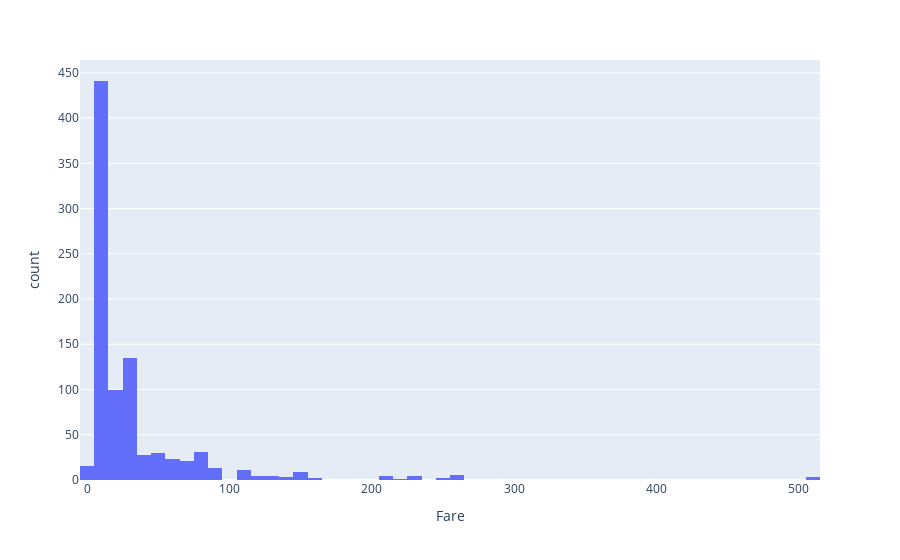

This figure's notebook cell:
### Code cell
import plotly.express as px
fig = px.histogram(train, x="Fare")
fig.show()

### Figure 1 — Plotly figure (JSON) as saved in the notebook; plotly's stock layout.template omitted (floating-point values rounded to 4 significant figures; data arrays with more than 128 entries replaced by an {"elided": "..."} marker saying what was removed)
{"data": [{"alignmentgroup": "True", "bingroup": "x", "hovertemplate": "Fare=%{x}<br>count=%{y}<extra></extra>", "legendgroup": "", "marker": {"color": "#636efa"}, "name": "", "offsetgroup": "", "orientation": "v", "showlegend": false, "type": "histogram", "x": {"elided": "891 float values"}, "xaxis": "x", "yaxis": "y"}], "layout": {"barmode": "relative", "legend": {"tracegroupgap": 0}, "margin": {"t": 60}, "xaxis": {"anchor": "y", "domain": [0, 1], "title": {"text": "Fare"}}, "yaxis": {"anchor": "x", "domain": [0, 1], "title": {"text": "count"}}}}
